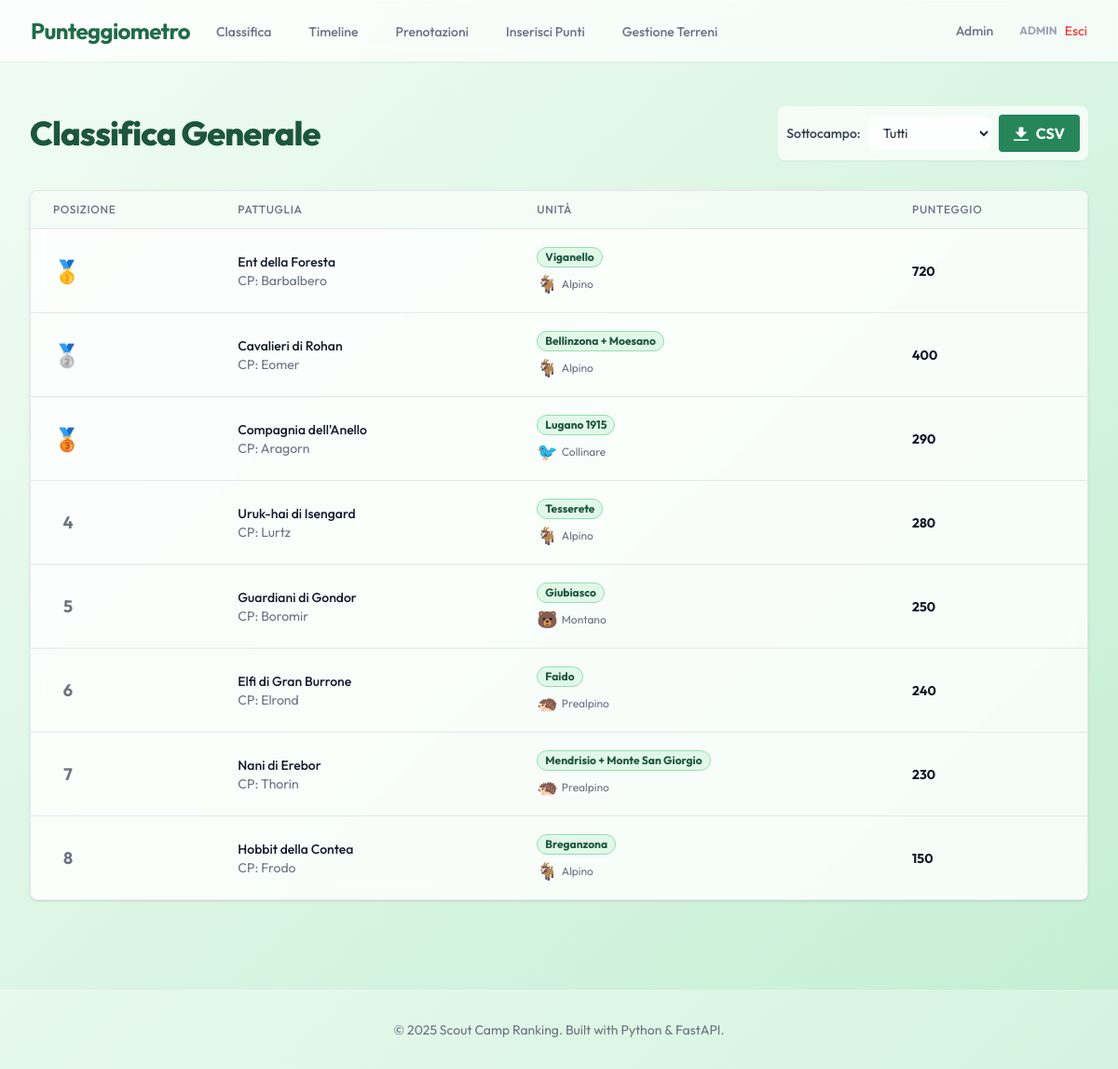
The page / (signed in) on the database its author committed.
### app/models.py (models this page shows)
class User(Base):
    __tablename__ = "users"
    id = Column(Integer, primary_key=True, index=True)
    username = Column(String, unique=True, index=True)
    password_hash = Column(String)
    role = Column(String) # 'unit', 'tech', 'admin'
    unita_id = Column(Integer, ForeignKey("unita.id"), nullable=True)
    unita = relationship("Unita")

class Pattuglia(Base):
    __tablename__ = "pattuglie"
    id = Column(Integer, primary_key=True, index=True)
    name = Column(String, unique=True, index=True)
    capo_pattuglia = Column(String)
    unita_id = Column(Integer, ForeignKey("unita.id"))
    current_score = Column(Integer, default=0)
    unita = relationship("Unita", back_populates="pattuglie")
    completions = relationship("Completion", back_populates="pattuglia")

class Unita(Base):
    __tablename__ = "unita"
    id = Column(Integer, primary_key=True, index=True)
    name = Column(String, unique=True, index=True)
    sottocampo = Column(String)
    pattuglie = relationship("Pattuglia", back_populates="unita")

### app/routers/public.py (the view)
@router.get("/", response_class=HTMLResponse)
async def ranking_page(
    request: Request,
    sottocampo_filter: str | None = None,
    db: Session = Depends(get_db),
    user: User = Depends(get_authenticated_user)
):
    query = db.query(Pattuglia).join(Unita).options(joinedload(Pattuglia.unita))
    if sottocampo_filter and sottocampo_filter.strip():
        query = query.filter(Unita.sottocampo == sottocampo_filter)
    else:
        sottocampo_filter = None
    pattuglie = query.order_by(Pattuglia.current_score.desc()).all()
    for index, p in enumerate(pattuglie):
        p.rank = index + 1
    all_unita = db.query(Unita).order_by(Unita.name).all()
    sottocampi = sorted(list(set(u.sottocampo for u in all_unita)))
    return templates.TemplateResponse("ranking.html", {
        "request": request,
        "pattuglie": pattuglie,
        "unita": all_unita,
        "sottocampi": sottocampi,
        "current_sottocampo_filter": sottocampo_filter,
        "user": user
    })

### app/templates/ranking.html (shortened to what this page needs)
{% extends "base.html" %}
{% block content %}
<div class="px-4 py-6 sm:px-0">
    <div class="flex flex-col md:flex-row justify-between items-center mb-8">
        <h1 class="text-4xl font-extrabold text-scout-800 tracking-tight mb-4 md:mb-0">
            Classifica Generale
        </h1>
        <div class="flex flex-col md:flex-row items-center space-y-4 md:space-y-0 md:space-x-4">
            <form action="/" method="get" class="flex items-center space-x-2 glass p-2 rounded-lg shadow-sm">
                <div class="flex items-center space-x-2">
                    <label for="sottocampo_filter" class="text-sm font-medium text-gray-700">Sottocampo:</label>
                    <select name="sottocampo_filter" id="sottocampo_filter" onchange="this.form.submit()"
                        class="block w-full pl-3 pr-10 py-2 text-base border-gray-300 focus:outline-none focus:ring-scout-500 focus:border-scout-500 sm:text-sm rounded-md bg-white/80">
                        <option value="">Tutti</option>
                    </select>
                </div>
                {% if user.role in ['tech', 'admin'] %}
                <a href="/export/ranking"
                    class="bg-scout-600 hover:bg-scout-700 text-white font-bold py-2 px-4 rounded inline-flex items-center transition-colors duration-150 ml-2">
                    <svg class="fill-current w-4 h-4 mr-2" xmlns="http://www.w3.org/2000/svg" viewBox="0 0 20 20">
                        <path d="M13 8V2H7v6H2l8 8 8-8h-5zM0 18h20v2H0v-2z" />
                    </svg>
                    <span>CSV</span>
                </a>
                {% endif %}
            </form>
        </div>
    </div>
    <div class="shadow overflow-hidden border-b border-gray-200 sm:rounded-lg glass">
        <table class="min-w-full divide-y divide-gray-200">
            <thead class="bg-scout-50/80">
                <tr>
                    <th scope="col"
                        class="px-6 py-3 text-left text-xs font-medium text-gray-500 uppercase tracking-wider">
                        Posizione
                    </th>
                    <th scope="col"
                        class="px-6 py-3 text-left text-xs font-medium text-gray-500 uppercase tracking-wider">
                        Pattuglia
                    </th>
                    <th scope="col"
                        class="px-6 py-3 text-left text-xs font-medium text-gray-500 uppercase tracking-wider">
                        Unità
                    </th>
                    <th scope="col"
                        class="px-6 py-3 text-left text-xs font-medium text-gray-500 uppercase tracking-wider">
                        Punteggio
                    </th>
                </tr>
            </thead>
            <tbody class="bg-white/40 divide-y divide-gray-200">
                {% for p in pattuglie %}
                <tr class="hover:bg-white/60 transition-colors duration-150">
                    <td class="px-6 py-4 whitespace-nowrap">
                        <div class="flex items-center">
                            {% if p.rank == 1 %}
                            <span class="text-2xl mr-2">🥇</span>
                            {% elif p.rank == 2 %}
                            <span class="text-2xl mr-2">🥈</span>
                            {% elif p.rank == 3 %}
                            <span class="text-2xl mr-2">🥉</span>
                            {% else %}
                            <span class="text-lg font-bold text-gray-500 w-8 text-center">{{ p.rank }}</span>
                            {% endif %}
                        </div>
                    </td>
                    <td class="px-6 py-4 whitespace-nowrap">
                        <div class="text-sm font-medium text-gray-900">{{ p.name }}</div>
                        <div class="text-sm text-gray-500">CP: {{ p.capo_pattuglia }}</div>
                    </td>
                    <td class="px-6 py-4 whitespace-nowrap">
                        <span
                            class="px-2 inline-flex text-xs leading-5 font-bold rounded-full bg-scout-100 text-scout-800 border border-scout-300">
                            {{ p.unita.name }}
                        </span>
                        <div class="text-xs text-gray-500 mt-1 flex items-center">
                            {% if p.unita.sottocampo == 'Alpino' %}
                            <span class="text-lg mr-1">🐐</span>
                            {% elif p.unita.sottocampo == 'Prealpino' %}
                            <span class="text-lg mr-1">🦔</span>
                            {% elif p.unita.sottocampo == 'Montano' %}
                            <span class="text-lg mr-1">🐻</span>
                            {% elif p.unita.sottocampo == 'Collinare' %}
                            <span class="text-lg mr-1">🐦</span>
                            {% endif %}
                            {{ p.unita.sottocampo }}
                        </div>
                    </td>
                    <td class="px-6 py-4 whitespace-nowrap text-sm text-gray-900 font-bold text-lg">
                        {{ p.current_score }}
                    </td>
                </tr>
                {% endfor %}
            </tbody>
        </table>
    </div>
</div>
{% endblock %}

### app/templates/base.html (shortened to what this page needs)
<!DOCTYPE html>
<html lang="it">
<head>
    <script src="https://cdn.tailwindcss.com"></script>
</head>
<body class="bg-gradient-to-br from-scout-50 to-scout-200 min-h-screen text-slate-800">
    <nav class="glass sticky top-0 z-50 shadow-sm">
        <div class="max-w-7xl mx-auto px-4 sm:px-6 lg:px-8">
            <div class="flex justify-between h-16">
                <div class="flex">
                    <div class="flex-shrink-0 flex items-center">
                        <span class="font-bold text-2xl text-scout-700 tracking-tight">Punteggiometro</span>
                    </div>
                    <div class="hidden sm:ml-6 sm:flex sm:space-x-8">
                        <a href="/"
                            class="border-transparent text-gray-500 hover:border-scout-500 hover:text-gray-700 inline-flex items-center px-1 pt-1 border-b-2 text-sm font-medium">
                            Classifica
                        </a>
                        <a href="/timeline"
                            class="border-transparent text-gray-500 hover:border-scout-500 hover:text-gray-700 inline-flex items-center px-1 pt-1 border-b-2 text-sm font-medium">
                            Timeline
                        </a>
                        <a href="/prenotazioni"
                            class="border-transparent text-gray-500 hover:border-scout-500 hover:text-gray-700 inline-flex items-center px-1 pt-1 border-b-2 text-sm font-medium">
                            Prenotazioni
                        </a>
                        {% if user and user.role in ['tech', 'admin'] %}
                        <a href="/input"
                            class="border-transparent text-gray-500 hover:border-scout-500 hover:text-gray-700 inline-flex items-center px-1 pt-1 border-b-2 text-sm font-medium">
                            Inserisci Punti
                        </a>
                        <a href="/gestione-terreni"
                            class="border-transparent text-gray-500 hover:border-scout-500 hover:text-gray-700 inline-flex items-center px-1 pt-1 border-b-2 text-sm font-medium">
                            Gestione Terreni
                        </a>
                        {% endif %}
                    </div>
                </div>
                <div class="flex items-center space-x-4">
                    {% if user and user.role == 'admin' %}
                    <a href="/admin"
                        class="text-gray-500 hover:text-scout-700 px-3 py-2 rounded-md text-sm font-medium transition-colors duration-200">
                        Admin
                    </a>
                    {% endif %}
                    {% if user %}
                    <div class="flex items-center space-x-2">
                        <span class="text-xs text-gray-400 font-bold uppercase">{{ user.username }}</span>
                        <a href="/logout" class="text-red-500 hover:text-red-700 text-sm font-medium">
                            Esci
                        </a>
                    </div>
                    {% endif %}
                </div>
            </div>
        </div>
    </nav>
    <main class="max-w-7xl mx-auto py-6 sm:px-6 lg:px-8">
        {% block content %}{% endblock %}
    </main>
    <footer class="bg-white/30 border-t border-white/20 mt-12 py-8">
        <div class="max-w-7xl mx-auto px-4 text-center text-gray-500 text-sm">
            &copy; 2025 Scout Camp Ranking. Built with Python & FastAPI.
        </div>
    </footer>
</body>
</html>

### app/templates/base.html (style rules this page uses)
body { font-family: 'Outfit', sans-serif; }
.glass { background: rgba(255, 255, 255, 0.7); backdrop-filter: blur(10px); -webkit-backdrop-filter: blur(10px); border: 1px solid rgba(255, 255, 255, 0.3); }

### rows shown on the page
User: username "ADMIN"
Pattuglia: name "Ent della Foresta", capo_pattuglia "Barbalbero", unita.name "Viganello", unita.sottocampo "Alpino", current_score "720"
Pattuglia: name "Cavalieri di Rohan", capo_pattuglia "Eomer", unita.name "Bellinzona + Moesano", unita.sottocampo "Alpino", current_score "400"
Pattuglia: name "Compagnia dell'Anello", capo_pattuglia "Aragorn", unita.name "Lugano 1915", unita.sottocampo "Collinare", current_score "290"
Pattuglia: rank "4", name "Uruk-hai di Isengard", capo_pattuglia "Lurtz", unita.name "Tesserete", unita.sottocampo "Alpino", current_score "280"
Pattuglia: rank "5", name "Guardiani di Gondor", capo_pattuglia "Boromir", unita.name "Giubiasco", unita.sottocampo "Montano", current_score "250"
Pattuglia: rank "6", name "Elfi di Gran Burrone", capo_pattuglia "Elrond", unita.name "Faido", unita.sottocampo "Prealpino", current_score "240"
Pattuglia: rank "7", name "Nani di Erebor", capo_pattuglia "Thorin", unita.name "Mendrisio + Monte San Giorgio", unita.sottocampo "Prealpino", current_score "230"
Pattuglia: rank "8", name "Hobbit della Contea", capo_pattuglia "Frodo", unita.name "Breganzona", unita.sottocampo "Alpino", current_score "150"
